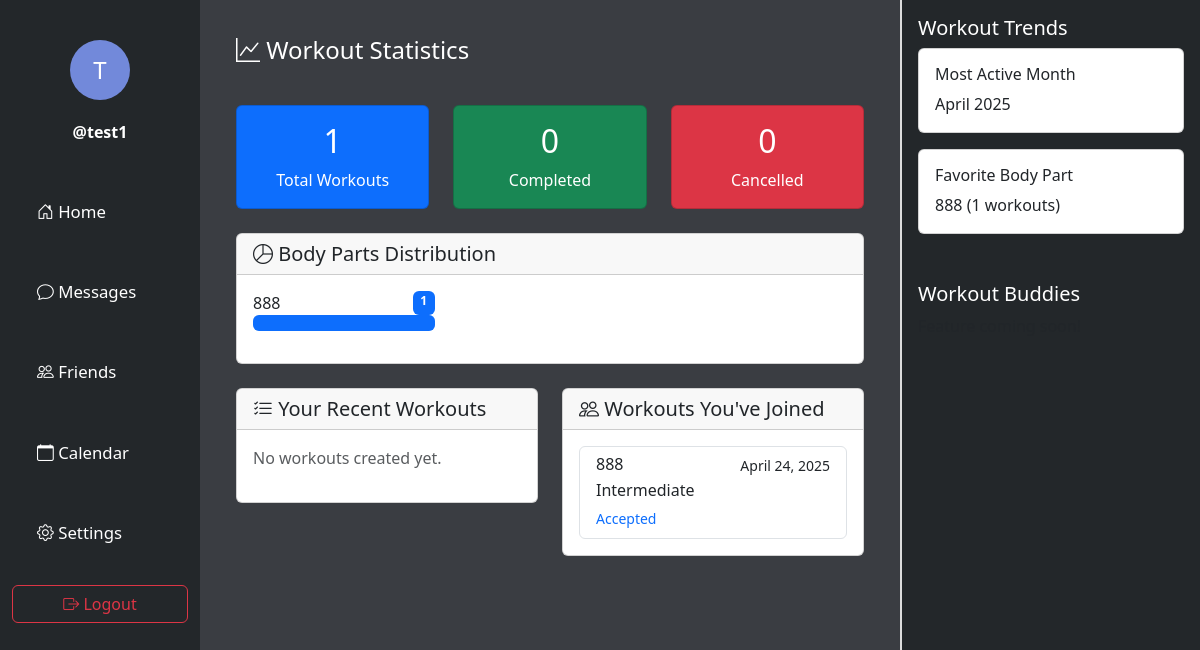
The app's page /stats/ (signed in) with its own data.
### main/models.py (models this page shows, shortened)
class User(AbstractUser):
    name = models.CharField(max_length=200, null=True)
    email = models.EmailField(unique=True, null=True)
    bio = models.TextField(null=True)
    avatar = models.ImageField(null=True, default="avatar.svg")
    profile_picture = models.ImageField(upload_to='profile_images/', null=True, blank=True)
    groups = models.ManyToManyField(
        'auth.Group',
        related_name='main_user_set',
        blank=True,
        help_text='The groups this user belongs to.',
        verbose_name='groups',
    )
    user_permissions = models.ManyToManyField(
        'auth.Permission',
        related_name='main_user_set',
        blank=True,
        help_text='Specific permissions for this user.',
        verbose_name='user permissions',
    )
    USERNAME_FIELD = 'email'
    REQUIRED_FIELDS = ['username']  # Username is required for AbstractUser
    class Meta:
        app_label = 'main'
        db_table = 'main_user'

class WorkoutInvitation(models.Model):
    STATUS_CHOICES = [
        ('pending', 'Pending'),
        ('accepted', 'Accepted'),
        ('declined', 'Declined'),
        ('cancelled', 'Cancelled'),
        ('completed', 'Completed'),
        ('missed', 'Missed'),
    ]
    workout_request = models.ForeignKey(WorkoutRequest, on_delete=models.CASCADE, related_name='workout_invitations')
    sender = models.ForeignKey(settings.AUTH_USER_MODEL, related_name='sent_workout_invitations', on_delete=models.CASCADE)
    receiver = models.ForeignKey(settings.AUTH_USER_MODEL, related_name='received_workout_invitations', on_delete=models.CASCADE)
    message = models.ForeignKey(Message, on_delete=models.CASCADE, related_name='workout_invitation', null=True, blank=True)
    status = models.CharField(max_length=20, choices=STATUS_CHOICES, default='pending')
    created_at = models.DateTimeField(auto_now_add=True)
    updated_at = models.DateTimeField(auto_now=True)
    class Meta:
        ordering = ['-created_at']

class WorkoutRequest(models.Model):
    user = models.ForeignKey(settings.AUTH_USER_MODEL, on_delete=models.CASCADE, related_name="workout_requests")
    date = models.DateField()
    time = models.TimeField()
    body_part = models.CharField(max_length=100)
    experience_level = models.CharField(max_length=50, choices=[('Beginner', 'Beginner'), ('Intermediate', 'Intermediate'), ('Advanced', 'Advanced')])
    max_participants = models.PositiveIntegerField(default=2, validators=[MinValueValidator(2)])
    current_participants = models.IntegerField(default=1)
    is_full = models.BooleanField(default=False)
    is_past = models.BooleanField(default=False)
    created_at = models.DateTimeField(auto_now_add=True)
    updating_participants = models.BooleanField(default=False)

### main/views.py (the view)
# urls.py: path('stats/', views.workout_stats, name='workout_stats'),
@login_required(login_url='login')
def workout_stats(request):
    created_workouts = WorkoutRequest.objects.filter(
        user=request.user
    ).order_by('-date')
    participated_workouts = WorkoutInvitation.objects.filter(
        receiver=request.user,
        status__in=['accepted', 'completed', 'cancelled']
    ).select_related('workout_request').order_by('-created_at')
    total_workouts = created_workouts.count() + participated_workouts.count()
    completed_created = created_workouts.filter(is_past=True).count()
    completed_participated = participated_workouts.filter(status='completed').count()
    total_completed = completed_created + completed_participated
    cancelled_created = WorkoutRequest.objects.filter(
        user=request.user,
        workout_invitations__status='cancelled'
    ).distinct().count()
    cancelled_participated = participated_workouts.filter(status='cancelled').count()
    total_cancelled = cancelled_created + cancelled_participated
    body_parts_data = {}
    for part in created_workouts.values('body_part').annotate(count=Count('body_part')):
        body_parts_data[part['body_part']] = part['count']
    for part in participated_workouts.values('workout_request__body_part').annotate(count=Count('workout_request__body_part')):
        part_name = part['workout_request__body_part']
        if part_name:
            body_parts_data[part_name] = body_parts_data.get(part_name, 0) + part['count']
    body_parts = [{"name": k, "count": v} for k, v in body_parts_data.items()]
    body_parts.sort(key=lambda x: x['count'], reverse=True)
    context = {
        'total_workouts': total_workouts,
        'total_completed': total_completed,
        'total_cancelled': total_cancelled,
        'body_parts': body_parts,
        'created_workouts': created_workouts[:10],  # Show the last 10 workouts
        'participated_workouts': participated_workouts[:10],  # Show the last 10 workouts
    }
    return render(request, 'stats.html', context)

### templates/stats.html (shortened to what this page needs)
<!DOCTYPE html>
{% extends 'main.html' %}
{% load static %}
{% block content %}
<div class="container-fluid">
    <div class="row">
        <div class="col-2 left-column">
            {% include 'partials/sidebar.html' %}
        </div>
        <div class="col-7 center-column">
            <h4 class="p-3"><i class="bi bi-graph-up"></i> Workout Statistics</h4>
            <div class="p-3">
                <div class="row mb-4">
                    <div class="col-md-4">
                        <div class="card bg-primary text-white">
                            <div class="card-body text-center">
                                <h2 class="card-title">{{ total_workouts }}</h2>
                                <p class="card-text">Total Workouts</p>
                            </div>
                        </div>
                    </div>
                    <div class="col-md-4">
                        <div class="card bg-success text-white">
                            <div class="card-body text-center">
                                <h2 class="card-title">{{ total_completed }}</h2>
                                <p class="card-text">Completed</p>
                            </div>
                        </div>
                    </div>
                    <div class="col-md-4">
                        <div class="card bg-danger text-white">
                            <div class="card-body text-center">
                                <h2 class="card-title">{{ total_cancelled }}</h2>
                                <p class="card-text">Cancelled</p>
                            </div>
                        </div>
                    </div>
                </div>
                <div class="row mb-4">
                    <div class="col-12">
                        <div class="card">
                            <div class="card-header">
                                <h5 class="mb-0"><i class="bi bi-pie-chart"></i> Body Parts Distribution</h5>
                            </div>
                            <div class="card-body">
                                {% if body_parts %}
                                    <div class="row">
                                        {% for part in body_parts %}
                                            <div class="col-md-4 mb-3">
                                                <div class="d-flex justify-content-between">
                                                    <span>{{ part.name }}</span>
                                                    <span class="badge bg-primary">{{ part.count }}</span>
                                                </div>
                                                <div class="progress">
                                                    <div class="progress-bar" role="progressbar"
                                                         style="width: {% widthratio part.count total_workouts 100 %}%"
                                                         aria-valuenow="{{ part.count }}" aria-valuemin="0"
                                                         aria-valuemax="{{ total_workouts }}">
                                                    </div>
                                                </div>
                                            </div>
                                        {% endfor %}
                                    </div>
                                {% else %}
                                    <p class="text-muted">No workout data available yet.</p>
                                {% endif %}
                            </div>
                        </div>
                    </div>
                </div>
                <div class="row">
                    <div class="col-md-6">
                        <div class="card mb-4">
                            <div class="card-header">
                                <h5 class="mb-0"><i class="bi bi-list-check"></i> Your Recent Workouts</h5>
                            </div>
                            <div class="card-body">
                                <div class="list-group">
                                    {% for workout in created_workouts %}
                                        <div class="list-group-item list-group-item-action">
                                            <div class="d-flex justify-content-between">
                                                <h6 class="mb-1">{{ workout.body_part }}</h6>
                                                <small>{{ workout.date }}</small>
                                            </div>
                                            <p class="mb-1">{{ workout.experience_level }}</p>
                                            <small class="text-muted">
                                                {% if workout.is_past %}
                                                    <span class="text-success">Completed</span>
                                                {% else %}
                                                    <span class="text-primary">Scheduled</span>
                                                {% endif %}
                                            </small>
                                        </div>
                                    {% empty %}
                                        <p class="text-muted">No workouts created yet.</p>
                                    {% endfor %}
                                </div>
                            </div>
                        </div>
                    </div>
                    <div class="col-md-6">
                        <div class="card mb-4">
                            <div class="card-header">
                                <h5 class="mb-0"><i class="bi bi-people"></i> Workouts You've Joined</h5>
                            </div>
                            <div class="card-body">
                                <div class="list-group">
                                    {% for invite in participated_workouts %}
                                        <div class="list-group-item list-group-item-action">
                                            <div class="d-flex justify-content-between">
                                                <h6 class="mb-1">{{ invite.workout_request.body_part }}</h6>
                                                <small>{{ invite.workout_request.date }}</small>
                                            </div>
                                            <p class="mb-1">{{ invite.workout_request.experience_level }}</p>
                                            <small class="text-muted">
                                                {% if invite.status == 'completed' %}
                                                    <span class="text-success">Completed</span>
                                                {% elif invite.status == 'cancelled' %}
                                                    <span class="text-danger">Cancelled</span>
                                                {% else %}
                                                    <span class="text-primary">{{ invite.status|title }}</span>
                                                {% endif %}
                                            </small>
                                        </div>
                                    {% empty %}
                                        <p class="text-muted">No workouts joined yet.</p>
                                    {% endfor %}
                                </div>
                            </div>
                        </div>
                    </div>
                </div>
            </div>
        </div>
        <div class="col-3 right-column">
            <div class="right-top p-3">
                <h5>Workout Trends</h5>
                <div class="card mb-3">
                    <div class="card-body">
                        <h6 class="card-title">Most Active Month</h6>
                        <p class="card-text">
                            {% if total_workouts > 0 %}
                                April 2025
                            {% else %}
                                Not enough data
                            {% endif %}
                        </p>
                    </div>
                </div>
                <div class="card mb-3">
                    <div class="card-body">
                        <h6 class="card-title">Favorite Body Part</h6>
                        <p class="card-text">
                            {% if body_parts %}
                                {{ body_parts.0.name }} ({{ body_parts.0.count }} workouts)
                            {% else %}
                                Not enough data
                            {% endif %}
                        </p>
                    </div>
                </div>
            </div>
            <div class="right-bottom p-3">
                <h5>Workout Buddies</h5>
                <p class="text-muted">Feature coming soon!</p>
            </div>
        </div>
    </div>
</div>
{% endblock %}

### templates/partials/sidebar.html (shortened to what this page needs)
    {% if user.is_authenticated %}
        <div class="profile-section text-center">
            {% if user.profile_picture %}
                <img src="{{ user.profile_picture.url }}" alt="{{ user.username }}" class="profile-picture" style="width: 60px; height: 60px; border-radius: 50%; object-fit: cover;">
            {% else %}
                <div class="profile-circle">
                    <a href="{% url 'profile' user.username %}">{{ user.username.0|upper }}</a>
                </div>
            {% endif %}
            <div class="username-section fw-semibold"><a href="{% url 'profile' user.username %}">@{{ user.username }}</a></div>
        </div>
        <ul class="nav flex-column">
            <li class="nav-item">
                <a href="{% url 'index' %}" class="nav-link {% if request.path == '/' %}active{% endif %}">
                    <i class="bi bi-house-door"></i> Home
                </a>
            </li>
            <li class="nav-item">
                <a href="{% url 'inbox' %}" class="nav-link {% if 'inbox' in request.path or 'conversation' in request.path %}active{% endif %}">
                    <i class="bi bi-chat"></i> Messages
                </a>
            </li>
            <li class="nav-item">
                <a href="{% url 'friend_list' %}" class="nav-link {% if 'friends' in request.path %}active{% endif %}">
                    <i class="bi bi-people"></i> Friends
                </a>
            </li>
            <li class="nav-item">
                <a href="{% url 'calendar' %}" class="nav-link {% if 'calendar' in request.path %}active{% endif %}">
                    <i class="bi bi-calendar"></i> Calendar
                </a>
            </li>
            <li class="nav-item">
                <a href="{% url 'settings' %}" class="nav-link {% if 'settings' in request.path %}active{% endif %}">
                    <i class="bi bi-gear"></i> Settings
                </a>
            </li>
        </ul>
        <div class="logout-button text-center">
            <a href="{% url 'logout' %}" class="btn btn-outline-danger w-100">
                <i class="bi bi-box-arrow-right"></i> Logout
            </a>
        </div>
    {% endif %}

### records on screen
User: username.0 "T", username "test1"
WorkoutInvitation: workout_request.body_part "888", workout_request "April 24, 2025", workout_request.experience_level "Intermediate", status "Accepted"

### other values on screen
{{ total_workouts }} "1"
{{ total_completed }} "0"
{{ total_cancelled }} "0"
{{ part.name }} "888"
{{ part.count }} "1"
{{ body_parts.0.name }} "888"
{{ body_parts.0.count }} "1"
